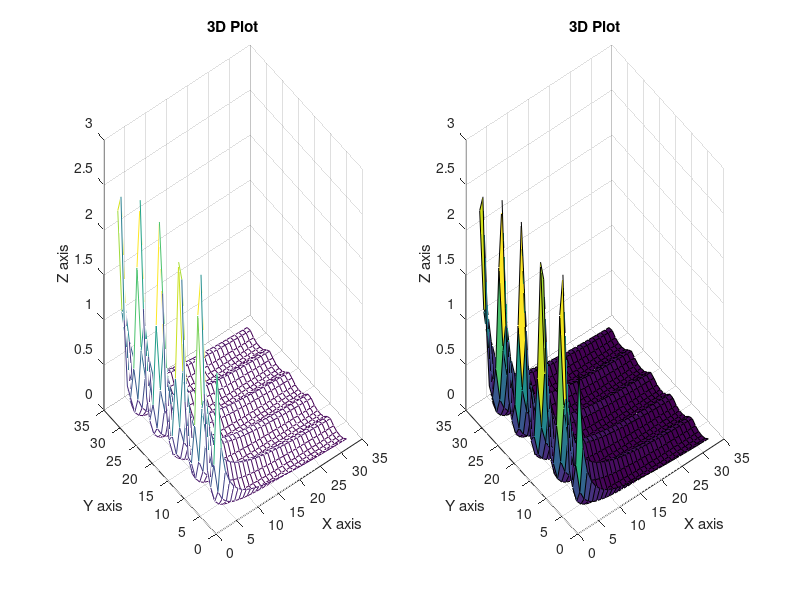

This chart was generated by the following MATLAB code:
close all;

[X, Y] = meshgrid(1:32, 1:32);
Z = exp(cos(Y)) ./ X;

figure('Name', '3D Plot')
subplot(1, 2, 1)
mesh(X, Y, Z)
title('3D Plot')
xlabel('X axis')
ylabel('Y axis')
zlabel('Z axis')

subplot(1, 2, 2)
surf(X, Y, Z)
title('3D Plot')
xlabel('X axis')
ylabel('Y axis')
zlabel('Z axis')